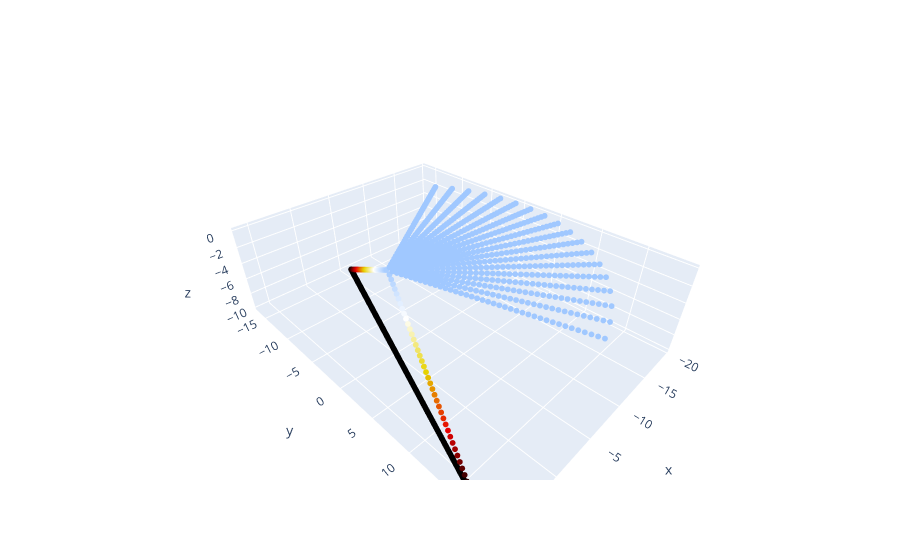

Notebook source saved alongside this figure:
### Code cell
degree = 70

triangle_depth_side = [(0, hyp*np.sin(theta), -hyp*np.cos(theta) + 0) for hyp in np.arange(config_depth["RangeMin"],config_depth['RangeMax'], 0.5) for theta in [theta_depth[0], theta_depth[-1]]]
triangle_depth_bottom = [(0, y, -z_rel_uncovered[0] + 0) for y in np.append(y_rel_covered, y_rel_uncovered)]

unex_depth = triangle_depth_bottom + triangle_depth_side
unex_front = [(hyp*np.cos(theta),-hyp*np.sin(theta), 0) for hyp in np.arange(config_depth["RangeMin"], config_depth['RangeMax'], 0.5) for theta in theta_front[1:-1]]

unex_depth_rot = [(np.cos(np.radians(degree))*pos[1] - np.sin(np.radians(degree))*pos[0], np.sin(np.radians(degree))*pos[1] + np.cos(np.radians(degree))*pos[0] , pos[2]) for pos in unex_depth]
unex_front_rot = [(np.cos(np.radians(degree))*pos[1] - np.sin(np.radians(degree))*pos[0], np.sin(np.radians(degree))*pos[1] + np.cos(np.radians(degree))*pos[0] , pos[2]) for pos in unex_front]

all_unexplored_points = [(np.cos(np.radians(degree))*pos[1] - np.sin(np.radians(degree))*pos[0], np.sin(np.radians(degree))*pos[1] + np.cos(np.radians(degree))*pos[0] , pos[2]) for pos in unex_depth + unex_front]
x,y,z = zip(*all_unexplored_points)
scatter_plot(x,y,z)

### Figure 1 — Plotly figure (JSON) as saved in the notebook; plotly's stock layout.template omitted (floating-point values rounded to 4 significant figures; data arrays with more than 128 entries replaced by an {"elided": "..."} marker saying what was removed)
{"data": [{"marker": {"color": {"elided": "980 float values"}, "colorscale": [[0, "rgb(0, 0, 0)"], [0.25, "rgb(230,0,0)"], [0.5, "rgb(230,210,0)"], [0.75, "rgb(255,255,255)"], [1, "rgb(160,200,255)"]], "size": 2}, "mode": "markers", "type": "scatter3d", "x": {"elided": "980 float values"}, "y": {"elided": "980 float values"}, "z": {"elided": "980 float values"}}], "layout": {"scene": {"aspectmode": "auto", "aspectratio": {"x": 1.227, "y": 1.689, "z": 0.4827}}}}
